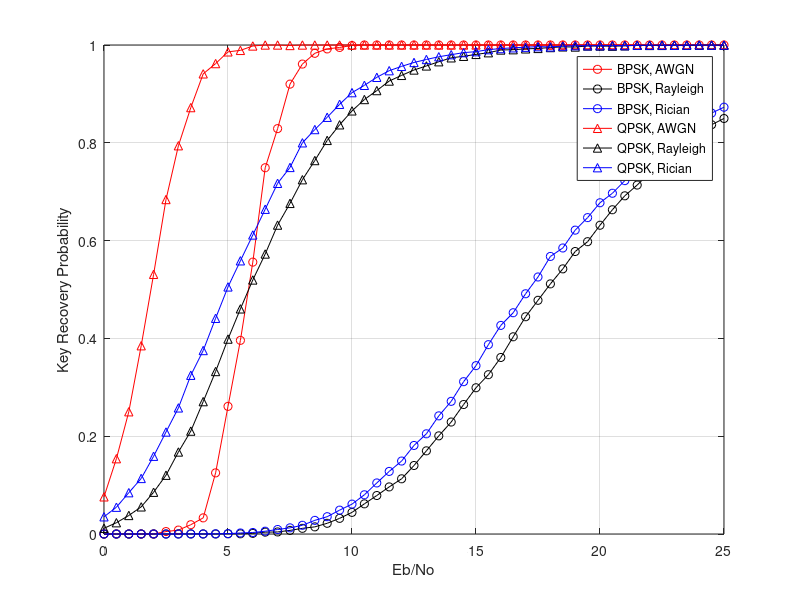

The MATLAB script that drew this image:
clear all;
close all;


load uncoded_OFDM_BPSK_AWGN.mat
load uncoded_OFDM_BPSK_Rayleigh.mat
load uncoded_OFDM_BPSK_Rician.mat

load uncoded_OFDM_QPSK_AWGN.mat
load uncoded_OFDM_QPSK_Rayleigh.mat
load uncoded_OFDM_QPSK_Rician.mat


figure, plot(EbN0dB, OFDM_COUNT_BPSK_AWGN,'r-o',EbN0dB,OFDM_COUNT_BPSK_Rayleigh,'k-o',EbN0dB,OFDM_COUNT_BPSK_Rician,'b-o',EbN0dB,OFDM_COUNT_QPSK_AWGN,'r-^',EbN0dB,OFDM_COUNT_QPSK_Rayleigh,'k-^',EbN0dB,OFDM_COUNT_QPSK_Rician,'b-^');

grid on, xlabel('Eb/No'), ylabel('Key Recovery Probability');

legend('BPSK, AWGN', 'BPSK, Rayleigh','BPSK, Rician','QPSK, AWGN','QPSK, Rayleigh','QPSK, Rician','Location','best')